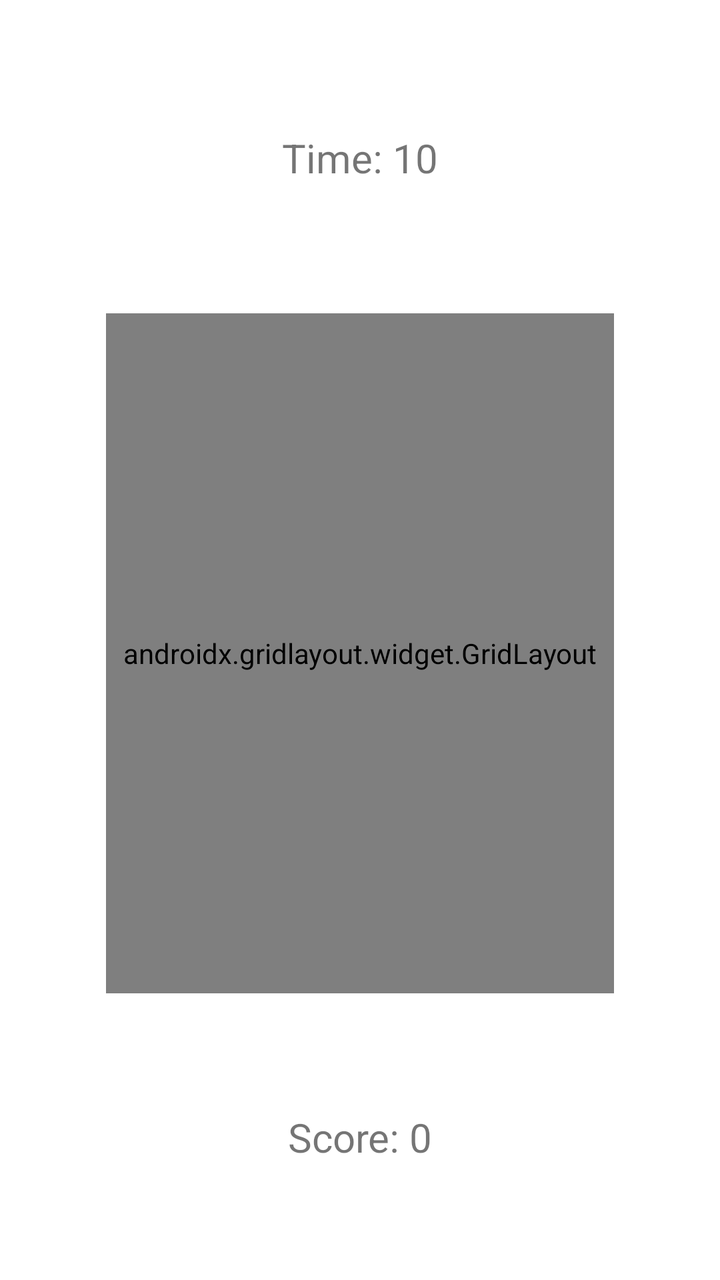
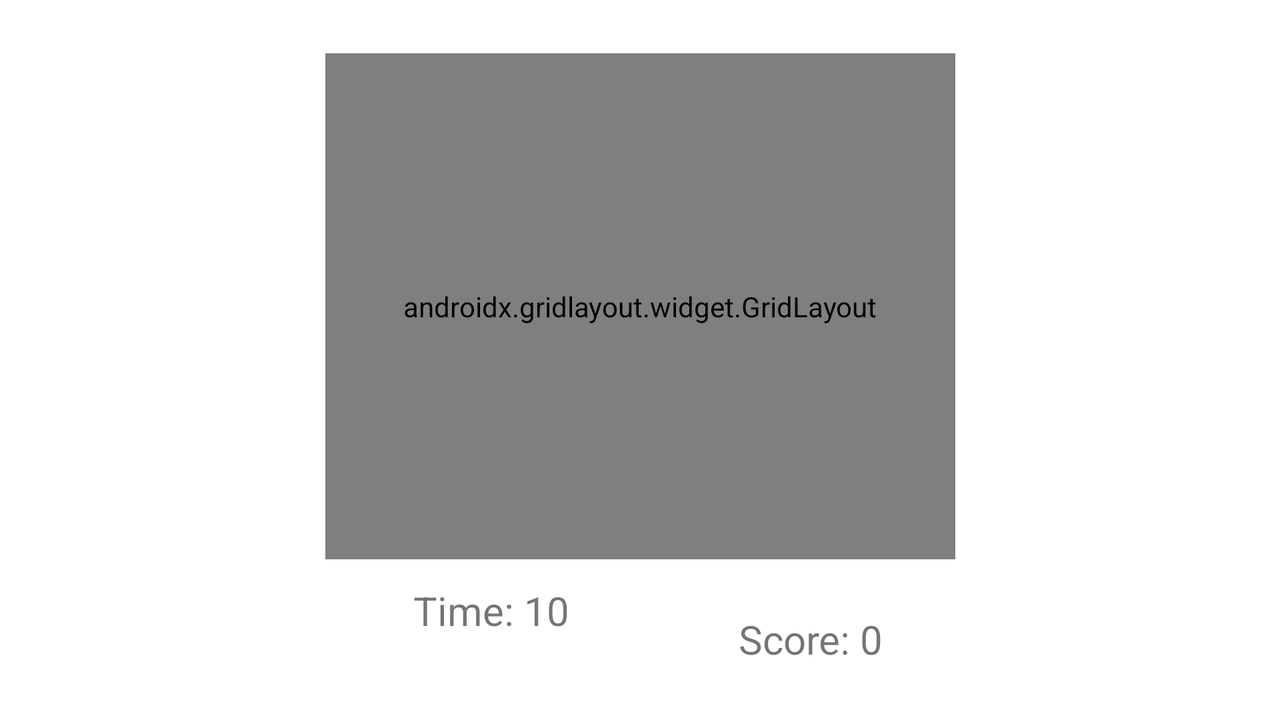

The same Android screen from two of the app's own layout files: first res/layout/ as a phone draws it, then the repository's variant for another configuration, drawn on a device whose configuration selects that folder. Both files follow.
<!-- AndroidManifest.xml: application theme Theme.CatchTheRoadRunner -->
<!-- res/layout/activity_main.xml -->
<?xml version="1.0" encoding="utf-8"?>
<androidx.constraintlayout.widget.ConstraintLayout xmlns:android="http://schemas.android.com/apk/res/android"
    xmlns:app="http://schemas.android.com/apk/res-auto"
    xmlns:tools="http://schemas.android.com/tools"
    android:layout_width="match_parent"
    android:layout_height="match_parent"
    tools:context=".MainActivity">

    <TextView
        android:id="@+id/timeView"
        android:layout_width="wrap_content"
        android:layout_height="wrap_content"
        android:layout_marginTop="15dp"
        android:layout_marginBottom="14dp"
        android:text="Time: 10"
        android:textAlignment="center"
        android:textSize="20sp"
        app:layout_constraintBottom_toTopOf="@+id/gridLayout2"
        app:layout_constraintEnd_toEndOf="parent"
        app:layout_constraintStart_toStartOf="parent"
        app:layout_constraintTop_toTopOf="parent" />

    <TextView
        android:id="@+id/scoreView"
        android:layout_width="wrap_content"
        android:layout_height="wrap_content"
        android:layout_marginTop="8dp"
        android:layout_marginBottom="8dp"
        android:text="Score: 0"
        android:textAlignment="center"
        android:textSize="20sp"
        app:layout_constraintBottom_toBottomOf="parent"
        app:layout_constraintEnd_toEndOf="parent"
        app:layout_constraintStart_toStartOf="parent"
        app:layout_constraintTop_toBottomOf="@+id/gridLayout2" />

    <androidx.gridlayout.widget.GridLayout
        android:id="@+id/gridLayout2"
        android:layout_width="254dp"
        android:layout_height="340dp"
        android:layout_marginStart="50dp"
        android:layout_marginEnd="50dp"
        android:layout_marginBottom="93dp"
        app:layout_constraintBottom_toBottomOf="parent"
        app:layout_constraintEnd_toEndOf="parent"
        app:layout_constraintStart_toStartOf="parent"
        app:layout_constraintTop_toBottomOf="@+id/timeView">

        <ImageView
            android:id="@+id/imageView1"
            android:layout_width="63dp"
            android:layout_height="85dp"
            android:onClick="increaseScore"
            app:layout_column="0"
            app:layout_row="0"
            app:srcCompat="@drawable/roadrunner" />

        <ImageView
            android:id="@+id/imageView2"
            android:layout_width="63dp"
            android:layout_height="85dp"
            android:onClick="increaseScore"
            app:layout_column="0"
            app:layout_row="1"
            app:srcCompat="@drawable/roadrunner" />

        <ImageView
            android:id="@+id/imageView3"
            android:layout_width="63dp"
            android:layout_height="85dp"
            android:onClick="increaseScore"
            app:layout_column="1"
            app:layout_row="1"
            app:srcCompat="@drawable/roadrunner" />

        <ImageView
            android:id="@+id/imageView4"
            android:layout_width="63dp"
            android:layout_height="85dp"
            android:onClick="increaseScore"
            app:layout_column="1"
            app:layout_row="2"
            app:srcCompat="@drawable/roadrunner" />

        <ImageView
            android:id="@+id/imageView5"
            android:layout_width="63dp"
            android:layout_height="85dp"
            android:onClick="increaseScore"
            app:layout_column="3"
            app:layout_row="3"
            app:srcCompat="@drawable/roadrunner" />

        <ImageView
            android:id="@+id/imageView6"
            android:layout_width="63dp"
            android:layout_height="85dp"
            android:onClick="increaseScore"
            app:layout_column="2"
            app:layout_row="3"
            app:srcCompat="@drawable/roadrunner" />

        <ImageView
            android:id="@+id/imageView7"
            android:layout_width="63dp"
            android:layout_height="85dp"
            android:onClick="increaseScore"
            app:layout_column="2"
            app:layout_row="2"
            app:srcCompat="@drawable/roadrunner" />

        <ImageView
            android:id="@+id/imageView8"
            android:layout_width="63dp"
            android:layout_height="85dp"
            android:onClick="increaseScore"
            app:layout_column="3"
            app:layout_row="2"
            app:srcCompat="@drawable/roadrunner" />

        <ImageView
            android:id="@+id/imageView9"
            android:layout_width="63dp"
            android:layout_height="85dp"
            android:onClick="increaseScore"
            app:layout_column="2"
            app:layout_row="1"
            app:srcCompat="@drawable/roadrunner" />

        <ImageView
            android:id="@+id/imageView10"
            android:layout_width="63dp"
            android:layout_height="85dp"
            android:onClick="increaseScore"
            app:layout_column="3"
            app:layout_row="1"
            app:srcCompat="@drawable/roadrunner" />

        <ImageView
            android:id="@+id/imageView11"
            android:layout_width="63dp"
            android:layout_height="85dp"
            android:onClick="increaseScore"
            app:layout_column="0"
            app:layout_row="2"
            app:srcCompat="@drawable/roadrunner" />

        <ImageView
            android:id="@+id/imageView12"
            android:layout_width="63dp"
            android:layout_height="85dp"
            android:onClick="increaseScore"
            app:layout_column="0"
            app:layout_row="3"
            app:srcCompat="@drawable/roadrunner" />

        <ImageView
            android:id="@+id/imageView13"
            android:layout_width="63dp"
            android:layout_height="85dp"
            android:onClick="increaseScore"
            app:layout_column="1"
            app:layout_row="3"
            app:srcCompat="@drawable/roadrunner" />

        <ImageView
            android:id="@+id/imageView14"
            android:layout_width="63dp"
            android:layout_height="85dp"
            android:onClick="increaseScore"
            app:layout_column="1"
            app:layout_row="0"
            app:srcCompat="@drawable/roadrunner" />

        <ImageView
            android:id="@+id/imageView15"
            android:layout_width="63dp"
            android:layout_height="85dp"
            android:onClick="increaseScore"
            app:layout_column="2"
            app:layout_row="0"
            app:srcCompat="@drawable/roadrunner" />

        <ImageView
            android:id="@+id/imageView16"
            android:layout_width="63dp"
            android:layout_height="85dp"
            android:onClick="increaseScore"
            app:layout_column="3"
            app:layout_row="0"
            app:srcCompat="@drawable/roadrunner" />
    </androidx.gridlayout.widget.GridLayout>

</androidx.constraintlayout.widget.ConstraintLayout>
<!-- resources referenced by this layout -->
<resources>
  <style name="Theme.CatchTheRoadRunner" parent="Theme.MaterialComponents.DayNight.DarkActionBar">
          
          <item name="colorPrimary">@color/purple_500</item>
          <item name="colorPrimaryVariant">@color/purple_700</item>
          <item name="colorOnPrimary">@color/white</item>
          
          <item name="colorSecondary">@color/teal_200</item>
          <item name="colorSecondaryVariant">@color/teal_700</item>
          <item name="colorOnSecondary">@color/black</item>
          
          <item name="android:statusBarColor" tools:targetApi="l">?attr/colorPrimaryVariant</item>
          
      </style>
</resources>
<!-- res/layout-land/activity_main.xml (the repository's variant of the layout above) -->
<!-- drawn on the phone turned sideways -->
<?xml version="1.0" encoding="utf-8"?>
<androidx.constraintlayout.widget.ConstraintLayout xmlns:android="http://schemas.android.com/apk/res/android"
    xmlns:app="http://schemas.android.com/apk/res-auto"
    xmlns:tools="http://schemas.android.com/tools"
    android:layout_width="match_parent"
    android:layout_height="match_parent"
    tools:context=".MainActivity">

    <TextView
        android:id="@+id/timeView"
        android:layout_width="wrap_content"
        android:layout_height="wrap_content"
        android:layout_marginStart="44dp"
        android:layout_marginTop="12dp"
        android:text="Time: 10"
        android:textAlignment="center"
        android:textSize="20sp"
        app:layout_constraintStart_toStartOf="@+id/gridLayout2"
        app:layout_constraintTop_toBottomOf="@+id/gridLayout2" />

    <TextView
        android:id="@+id/scoreView"
        android:layout_width="wrap_content"
        android:layout_height="wrap_content"
        android:layout_marginEnd="36dp"
        android:layout_marginBottom="27dp"
        android:text="Score: 0"
        android:textAlignment="center"
        android:textSize="20sp"
        app:layout_constraintBottom_toBottomOf="parent"
        app:layout_constraintEnd_toEndOf="@+id/gridLayout2" />

    <androidx.gridlayout.widget.GridLayout
        android:id="@+id/gridLayout2"
        android:layout_width="315dp"
        android:layout_height="253dp"
        app:layout_constraintBottom_toTopOf="@+id/scoreView"
        app:layout_constraintEnd_toEndOf="parent"
        app:layout_constraintStart_toStartOf="parent"
        app:layout_constraintTop_toTopOf="parent">

        <ImageView
            android:id="@+id/imageView86"
            android:layout_width="63dp"
            android:layout_height="85dp"
            app:layout_column="0"
            app:layout_row="0"
            app:srcCompat="@drawable/roadrunner" />

        <ImageView
            android:id="@+id/imageView90"
            android:layout_width="63dp"
            android:layout_height="85dp"
            app:layout_column="0"
            app:layout_row="1"
            app:srcCompat="@drawable/roadrunner" />

        <ImageView
            android:id="@+id/imageView93"
            android:layout_width="63dp"
            android:layout_height="85dp"
            app:layout_column="1"
            app:layout_row="1"
            app:srcCompat="@drawable/roadrunner" />

        <ImageView
            android:id="@+id/imageView96"
            android:layout_width="63dp"
            android:layout_height="85dp"
            app:layout_column="1"
            app:layout_row="2"
            app:srcCompat="@drawable/roadrunner" />

        <ImageView
            android:id="@+id/imageView101"
            android:layout_width="63dp"
            android:layout_height="85dp"
            app:layout_column="4"
            app:layout_row="2"
            app:srcCompat="@drawable/roadrunner" />

        <ImageView
            android:id="@+id/imageView97"
            android:layout_width="63dp"
            android:layout_height="85dp"
            app:layout_column="2"
            app:layout_row="2"
            app:srcCompat="@drawable/roadrunner" />

        <ImageView
            android:id="@+id/imageView98"
            android:layout_width="63dp"
            android:layout_height="85dp"
            app:layout_column="3"
            app:layout_row="2"
            app:srcCompat="@drawable/roadrunner" />

        <ImageView
            android:id="@+id/imageView94"
            android:layout_width="63dp"
            android:layout_height="85dp"
            app:layout_column="2"
            app:layout_row="1"
            app:srcCompat="@drawable/roadrunner" />

        <ImageView
            android:id="@+id/imageView95"
            android:layout_width="63dp"
            android:layout_height="85dp"
            app:layout_column="3"
            app:layout_row="1"
            app:srcCompat="@drawable/roadrunner" />

        <ImageView
            android:id="@+id/imageView91"
            android:layout_width="63dp"
            android:layout_height="85dp"
            app:layout_column="0"
            app:layout_row="2"
            app:srcCompat="@drawable/roadrunner" />

        <ImageView
            android:id="@+id/imageView92"
            android:layout_width="63dp"
            android:layout_height="85dp"
            app:layout_column="4"
            app:layout_row="0"
            app:srcCompat="@drawable/roadrunner" />

        <ImageView
            android:id="@+id/imageView100"
            android:layout_width="63dp"
            android:layout_height="85dp"
            app:layout_column="4"
            app:layout_row="1"
            app:srcCompat="@drawable/roadrunner" />

        <ImageView
            android:id="@+id/imageView87"
            android:layout_width="63dp"
            android:layout_height="85dp"
            app:layout_column="1"
            app:layout_row="0"
            app:srcCompat="@drawable/roadrunner" />

        <ImageView
            android:id="@+id/imageView88"
            android:layout_width="63dp"
            android:layout_height="85dp"
            app:layout_column="2"
            app:layout_row="0"
            app:srcCompat="@drawable/roadrunner" />

        <ImageView
            android:id="@+id/imageView89"
            android:layout_width="63dp"
            android:layout_height="85dp"
            app:layout_column="3"
            app:layout_row="0"
            app:srcCompat="@drawable/roadrunner" />
    </androidx.gridlayout.widget.GridLayout>

</androidx.constraintlayout.widget.ConstraintLayout>
